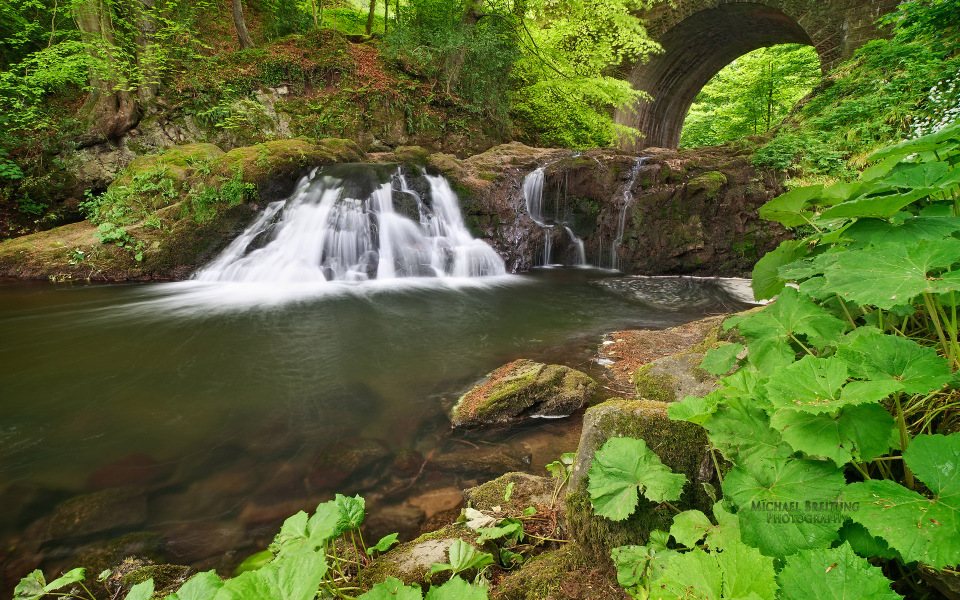
#> input picture 12_常用第三方模块/img/test.jpg, 1920 x 1200 px (shown at 1/2 size)
$ python 01_Pillow.py
#> lines starting #> are read from the running program, lines starting #| are printed output that depends on the picture
#!/usr/bin/env python3
# -*- coding: utf-8 -*-
'''
Created on 2018年12月2日

@author: zzk
'''
# PIL：Python Imaging Library，已经是Python平台事实上的图像处理标准库了。
# PIL功能非常强大，但API却非常简单易用。
from PIL import Image

# 操作图像
# 打开一个jpg图像文件
img = Image.open('img/test.jpg')
#> img is the input picture: PIL image 1920x1200 RGB; mean R, G, B 91.3, 104.3, 48.1
# 获取图片尺寸
w,h = img.size
#> w = 1920; h = 1200
print('Original image size: %sx%s' % (w, h))
#| Original image size: 1920x1200
# 缩放到20%:
img.thumbnail((w//5, h//5))
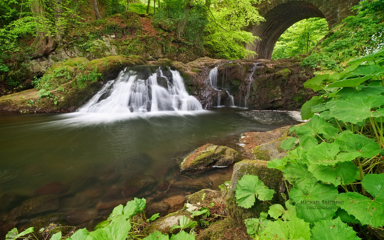
#> img: PIL image 384x240 RGB; mean R, G, B 91.4, 104.4, 48.2
# 把处理后的图像用png格式保存:
img.save('img/test2.png', 'png')

from PIL import Image, ImageFilter
# 应用模糊滤镜
img2 = img.filter(ImageFilter.BLUR)
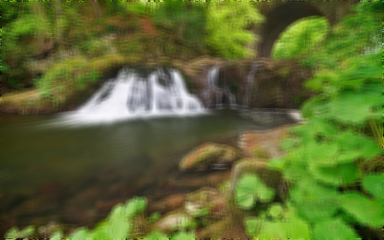
#> img2: PIL image 384x240 RGB; mean R, G, B 91.4, 104.4, 48.3
img2.save('img/test3.png', 'png')
